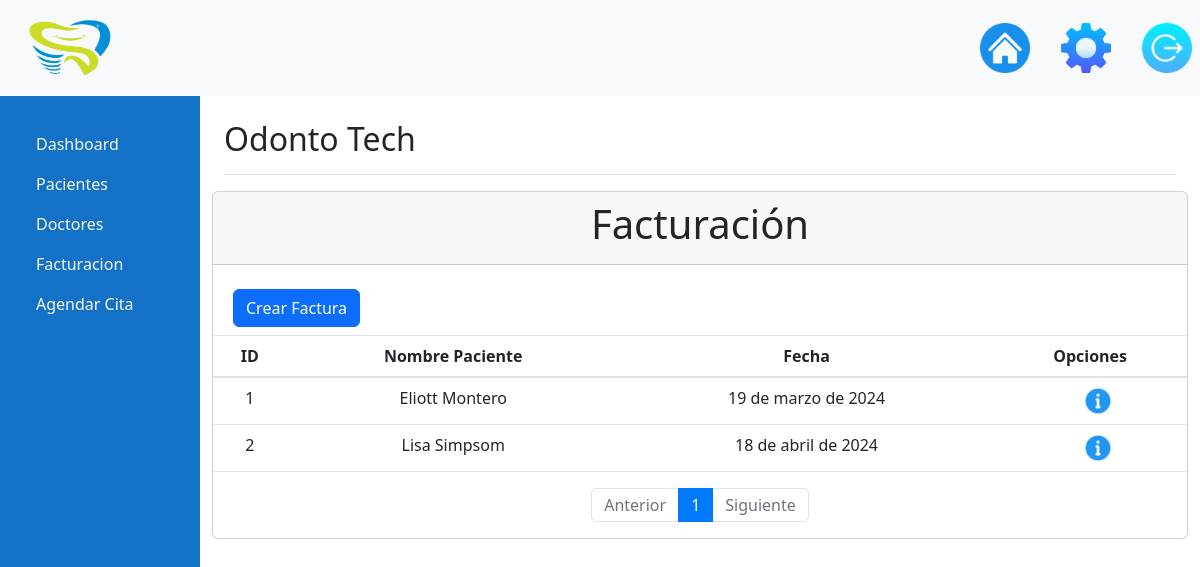
/Facturacion/facturacion/ (signed in), run on an earlier commit of the app's database.
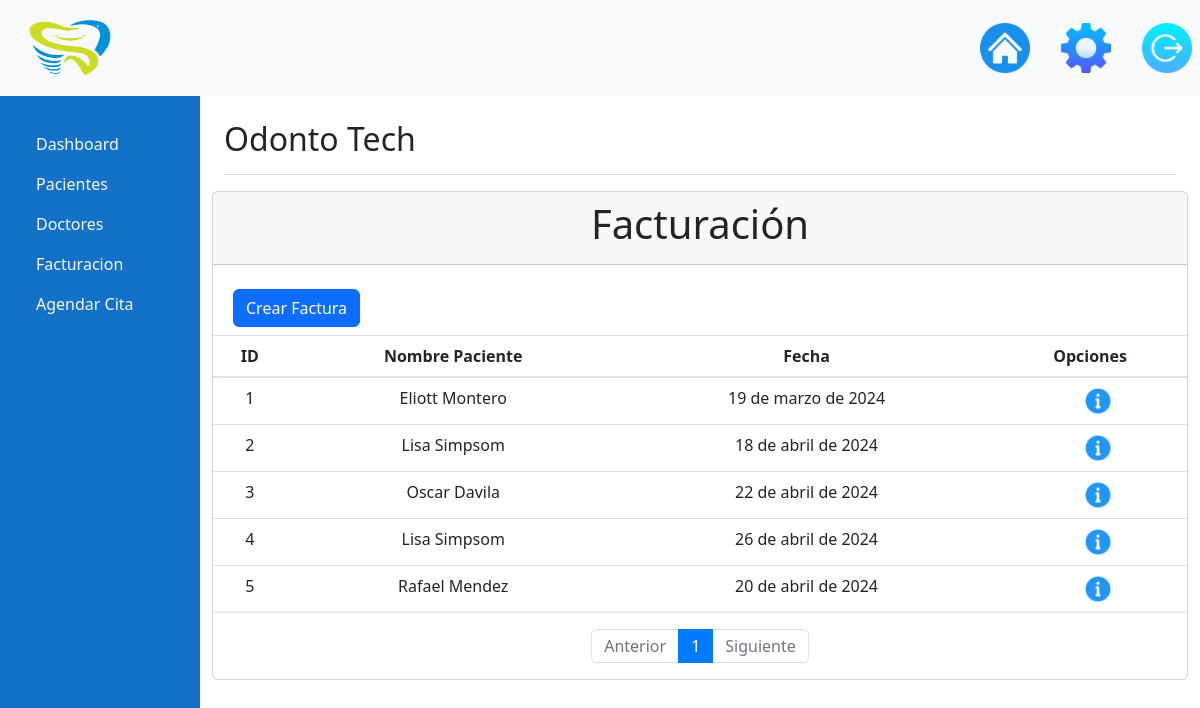
And on a later commit of the database.
### MetodosPago/models.py (models this page shows, shortened)
class Pagos(models.Model):
    PagosNombre = models.CharField(max_length=100, null=False, blank=False, verbose_name="Detalle")
    Pagos_PacienteId = models.ForeignKey(Pacientes, on_delete=models.DO_NOTHING, null=False, blank=False, verbose_name="Paciente")
    PagosFechaPago = models.DateField(null=False, blank=False, verbose_name="Fecha de Pago")
    Pagos_Monto = models.DecimalField(null=False, blank=False, max_digits=10, decimal_places=2, verbose_name="Monto")
    PagosActivo = models.BooleanField(default=True)
    class Meta:
        verbose_name_plural = "Pagos"

### Pacientes/models.py (models this page shows)
class Pacientes(models.Model):
    id = models.AutoField(primary_key=True)
    PacientesNombre = models.CharField(max_length=100, null=False, blank=False, verbose_name="Nombre")
    PacientesApellido = models.CharField(max_length=100, null=False, blank=False, verbose_name="Apellidos")
    PacientesDireccion = models.CharField(max_length=100, null=False, blank=False, verbose_name="Dirección")
    PacientesTelefono = models.CharField(max_length=10, null=False, blank=False, verbose_name="Teléfono")
    PacientesEmail = models.CharField(max_length=100, null=False, blank=False, verbose_name="Email")
    PacientesEmailNormalizado = models.CharField(max_length=100, null=False, blank=False, verbose_name="Email Normalizado")
    PacientesActivo = models.BooleanField(default=True, verbose_name="Activo")
    def __str__(self):
        return self.PacientesNombre + " " + self.PacientesApellido
    class Meta:
        verbose_name_plural = "Pacientes"

### MetodosPago/views.py (the view)
# urls.py: path("facturacion/", views.facturacion_list, name='lista_facturas'),
def facturacion_list(request):
    pagos_queryset = models.Pagos.objects.all()
    paginator = Paginator(pagos_queryset, 10)
    page_number = request.GET.get('page')
    page_obj = paginator.get_page(page_number)
    total = sum(pago.Pagos_Monto for pago in pagos_queryset)
    context = {
        'page_obj': page_obj,
        'total': total
    }
    return render(request, 'facturacion.html', context)

### templates/facturacion.html
{% extends 'base.html' %}
{% block content %}
    <div class="card row">
        <div class="card-header">
            <h1 class="text-center">Facturación</h1>
        </div>
        <div class="row pt-4 pb-2">
            <div class="col-6 ml-2">
                <a href="{% url 'insertar_factura' %}" class="btn btn-primary me-2">Crear Factura</a>
            </div>
        </div>
        <table class="table">
            <thead>
                <tr>
                    <th scope="col">ID</th>
                    <th scope="col">Nombre Paciente</th>
                    <th scope="col">Fecha</th>
                    <th scope="col">Opciones</th>
                </tr>
            </thead>
            <tbody>
                {% for f in page_obj %}
                    <tr>
                        <td>{{ f.id }}</td>
                        <td>{{ f.Pagos_PacienteId }}</td>
                        <td>{{ f.PagosFechaPago }}</td>
                        <td>
                            <a href="{% url 'facturacion_details' f.id %}"><img class="icon-edit" src="/media/Logo/Icons/information.png" alt=""></a>
                        </td>
                    </tr>
                {% endfor %}
            </tbody>
        </table>
        <nav aria-label="Page navigation">
            <ul class="pagination justify-content-center">
                {% if page_obj.has_previous %}
                    <li class="page-item">
                        <a class="page-link" href="?page={{ page_obj.previous_page_number }}">Anterior</a>
                    </li>
                {% else %}
                    <li class="page-item disabled">
                        <span class="page-link">Anterior</span>
                    </li>
                {% endif %}
                {% for num in page_obj.paginator.page_range %}
                    {% if page_obj.number == num %}
                        <li class="page-item active">
                            <span class="page-link">{{ num }}</span>
                        </li>
                    {% else %}
                        <li class="page-item">
                            <a class="page-link" href="?page={{ num }}">{{ num }}</a>
                        </li>
                    {% endif %}
                {% endfor %}
                {% if page_obj.has_next %}
                    <li class="page-item">
                        <a class="page-link" href="?page={{ page_obj.next_page_number }}">Siguiente</a>
                    </li>
                {% else %}
                    <li class="page-item disabled">
                        <span class="page-link">Siguiente</span>
                    </li>
                {% endif %}
            </ul>
        </nav>
    </div>
{% endblock %}

What changed in the data, as far as the page shows it:
added Pagos: id "3", Pagos_PacienteId "Oscar Davila", PagosFechaPago "22 de abril de 2024"
added Pagos: id "4", Pagos_PacienteId "Lisa Simpsom", PagosFechaPago "26 de abril de 2024"
added Pagos: id "5", Pagos_PacienteId "Rafael Mendez", PagosFechaPago "20 de abril de 2024"
